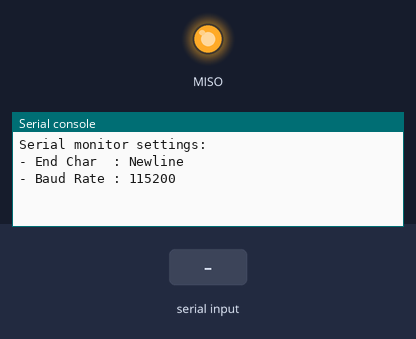
The program below on a simulated CircuitPython board. Shown: output pins drawn as LEDs (lit = HIGH), the last lines printed to the serial console. Inputs (shaded band) come from the test bench. The modem accepts every AT command (registered, SIM ready, sends succeed) and sends nothing else; the clock reads 2024-03-15 10:24:30 at power-on unless the program sets it; pins used as bus, display or sensor lines are not drawn.

Above: at 2.3 s.
2.4 s: "1" typed at the serial console, then Enter
At 3.7 s:
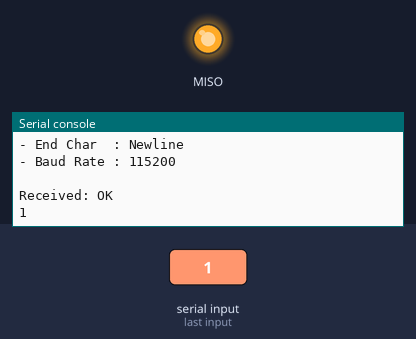
4.6 s: "1\n" received over the second serial link
At 7.8 s:
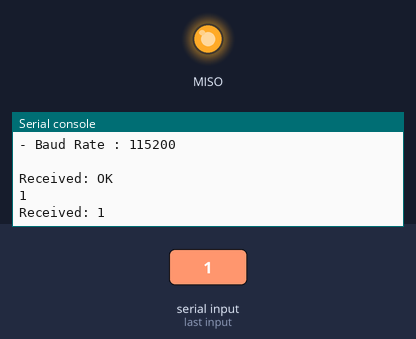
8.1 s: "0" typed at the serial console, then Enter
At 9.3 s:
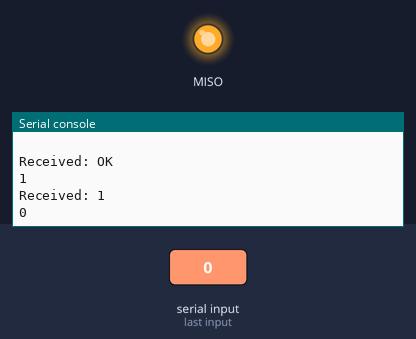
9.6 s: "0\n" received over the second serial link
At 11.89 s:
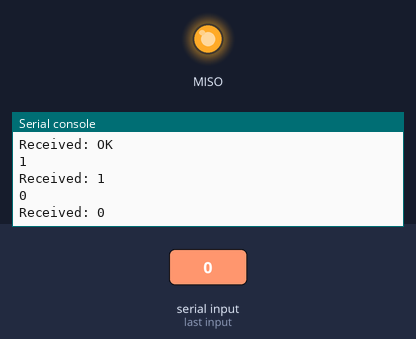

Measured:
- after the input at 2.4 s, the serial console: prints a new line after 0.72 s (image 1)
- after the input at 4.6 s, the serial console: prints a new line after 2.0 s (image 2)
- after the input at 8.1 s, the serial console: prints a new line at once (image 3)
- after the input at 9.6 s, the serial console: prints a new line after 2.0 s (image 4)

The program:

Sending-IMU-data-using-LoRa-Xiao-nrf52840.py
```python
import time
import board
import digitalio
import busio
from adafruit_lsm6ds.lsm6ds3trc import LSM6DS3TRC

# LoRa Module Setup
import sys
import select

# Define RX and TX pins for CircuitPython
rx_pin = board.RX  # RX pin
tx_pin = board.TX  # TX pin

# Initialize hardware serial
uart = busio.UART(tx=tx_pin, rx=rx_pin, baudrate=9600, timeout=2.0)  # Increased timeout to 2 seconds

# Initialize the serial monitor for debugging
print("Serial monitor settings:")
print("- End Char  : Newline")
print("- Baud Rate : 115200")
print()

# Function to handle non-blocking input
def non_blocking_input():
    if select.select([sys.stdin], [], [], 0.0)[0]:
        return sys.stdin.readline().strip()  # Read input from stdin if available
    return None

# IMU Setup
# On the Seeed XIAO Sense the LSM6DS3TR-C IMU is connected on a separate
# I2C bus and it has its own power pin that we need to enable.
imupwr = digitalio.DigitalInOut(board.IMU_PWR)
imupwr.direction = digitalio.Direction.OUTPUT
imupwr.value = True
time.sleep(0.1)

imu_i2c = busio.I2C(board.IMU_SCL, board.IMU_SDA)
sensor = LSM6DS3TRC(imu_i2c)

# Configure LoRa settings
def send_lora_message(address, message):
    # Prepare the message with carriage return and line feed
    uart.write(f"AT+SEND={address},{len(message)},{message}\r\n".encode('utf-8'))
    time.sleep(0.1)  # Ensure the message is sent

# Set up the IMU and LoRa module
def initialize_lora():
    # Set to proprietary mode
    #uart.write(b"AT+OPMODE=1\r\n")
    #time.sleep(1)
    # Set the frequency band
    #uart.write(b"AT+BAND=923000000\r\n")
    #time.sleep(1)
    # Set the address ID
    uart.write(b"AT+ADDRESS=2\r\n")  # Set address for this device
    time.sleep(1)

initialize_lora()

# Main loop
last_sent_time = time.time()

while True:
    current_time = time.time()

    # Check if it's time to send data
    if current_time - last_sent_time >= 20:  # Send every 60 seconds
        # Read IMU data
        gyro_x, gyro_y, gyro_z = sensor.gyro
        imu_data = f"Gyro X: {gyro_x:.2f}, Y: {gyro_y:.2f}, Z: {gyro_z:.2f}"

        # Send data to address 1
        send_lora_message(2, imu_data)

        # Update the last sent time
        last_sent_time = current_time

    # Check if data is available from LoRa module
    if uart.in_waiting > 0:
        data = uart.read(256)  # Read up to 256 bytes
        if data:
            print("Received:", data.decode('utf-8').strip())  # Print the data from LoRa module

    # Check if data is available from serial monitor
    input_data = non_blocking_input()  # Check for non-blocking input
    if input_data:
        # Append carriage return and line feed
        uart.write((input_data + '\r\n').encode('utf-8'))  # Send data to LoRa module

    time.sleep(0.1)  # Small delay to prevent excessive CPU usage
```
